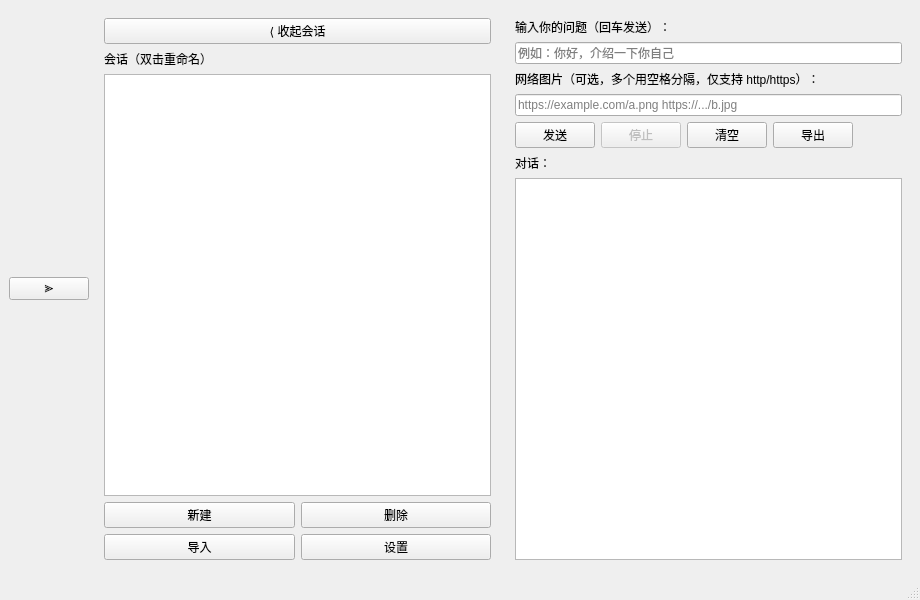
<?xml version="1.0" encoding="UTF-8"?>
<ui version="4.0">
 <class>MainWindow</class>
 <widget class="QMainWindow" name="MainWindow">
  <property name="geometry">
   <rect>
    <x>0</x>
    <y>0</y>
    <width>920</width>
    <height>600</height>
   </rect>
  </property>
  <property name="windowTitle">
   <string>AI 助手</string>
  </property>
  <widget class="QWidget" name="centralwidget">
   <layout class="QHBoxLayout" name="mainHLayout">
    <item>
     <widget class="QPushButton" name="expandButton">
      <property name="visible">
       <bool>false</bool>
      </property>
      <property name="maximumWidth">
       <number>24</number>
      </property>
      <property name="text">
       <string>≫</string>
      </property>
     </widget>
    </item>
    <item>
     <widget class="QWidget" name="leftPanel" native="true">
      <property name="minimumWidth">
       <number>190</number>
      </property>
      <property name="maximumWidth">
       <number>240</number>
      </property>
      <layout class="QVBoxLayout" name="leftVLayout">
       <item>
        <widget class="QPushButton" name="collapseButton">
         <property name="text">
          <string>⟨ 收起会话</string>
         </property>
        </widget>
       </item>
       <item>
        <widget class="QLabel" name="sessionLabel">
         <property name="text">
          <string>会话（双击重命名）</string>
         </property>
        </widget>
       </item>
       <item>
        <widget class="QListWidget" name="sessionList"/>
       </item>
       <item>
        <layout class="QHBoxLayout" name="sessionBtnRow1">
         <item>
          <widget class="QPushButton" name="newSessionButton">
           <property name="text">
            <string>新建</string>
           </property>
          </widget>
         </item>
         <item>
          <widget class="QPushButton" name="deleteSessionButton">
           <property name="text">
            <string>删除</string>
           </property>
          </widget>
         </item>
        </layout>
       </item>
       <item>
        <layout class="QHBoxLayout" name="sessionBtnRow2">
         <item>
          <widget class="QPushButton" name="importButton">
           <property name="text">
            <string>导入</string>
           </property>
          </widget>
         </item>
         <item>
          <widget class="QPushButton" name="settingsButton">
           <property name="text">
            <string>设置</string>
           </property>
          </widget>
         </item>
        </layout>
       </item>
      </layout>
     </widget>
    </item>
    <item>
     <widget class="QWidget" name="rightPanel" native="true">
      <layout class="QVBoxLayout" name="rightVLayout">
       <item>
        <widget class="QLabel" name="inputLabel">
         <property name="text">
          <string>输入你的问题（回车发送）：</string>
         </property>
        </widget>
       </item>
       <item>
        <widget class="QLineEdit" name="inputEdit">
         <property name="placeholderText">
          <string>例如：你好，介绍一下你自己</string>
         </property>
        </widget>
       </item>
       <item>
        <widget class="QLabel" name="imageLabel">
         <property name="text">
          <string>网络图片（可选，多个用空格分隔，仅支持 http/https）：</string>
         </property>
        </widget>
       </item>
       <item>
        <widget class="QLineEdit" name="imageEdit">
         <property name="placeholderText">
          <string>https://example.com/a.png https://.../b.jpg</string>
         </property>
        </widget>
       </item>
       <item>
        <layout class="QHBoxLayout" name="buttonLayout">
         <item>
          <widget class="QPushButton" name="sendButton">
           <property name="text">
            <string>发送</string>
           </property>
          </widget>
         </item>
         <item>
          <widget class="QPushButton" name="stopButton">
           <property name="text">
            <string>停止</string>
           </property>
           <property name="enabled">
            <bool>false</bool>
           </property>
          </widget>
         </item>
         <item>
          <widget class="QPushButton" name="clearButton">
           <property name="text">
            <string>清空</string>
           </property>
          </widget>
         </item>
         <item>
          <widget class="QPushButton" name="exportButton">
           <property name="text">
            <string>导出</string>
           </property>
          </widget>
         </item>
         <item>
          <spacer name="hSpacer">
           <property name="orientation">
            <enum>Qt::Horizontal</enum>
           </property>
           <property name="sizeHint" stdset="0">
            <size>
             <width>40</width>
             <height>20</height>
            </size>
           </property>
          </spacer>
         </item>
        </layout>
       </item>
       <item>
        <widget class="QLabel" name="outputLabel">
         <property name="text">
          <string>对话：</string>
         </property>
        </widget>
       </item>
       <item>
        <widget class="QTextBrowser" name="outputEdit">
         <property name="readOnly">
          <bool>true</bool>
         </property>
         <property name="openLinks">
          <bool>false</bool>
         </property>
        </widget>
       </item>
      </layout>
     </widget>
    </item>
   </layout>
  </widget>
  <widget class="QMenuBar" name="menubar">
   <property name="geometry">
    <rect>
     <x>0</x>
     <y>0</y>
     <width>920</width>
     <height>26</height>
    </rect>
   </property>
  </widget>
  <widget class="QStatusBar" name="statusbar"/>
 </widget>
 <resources/>
 <connections/>
</ui>
